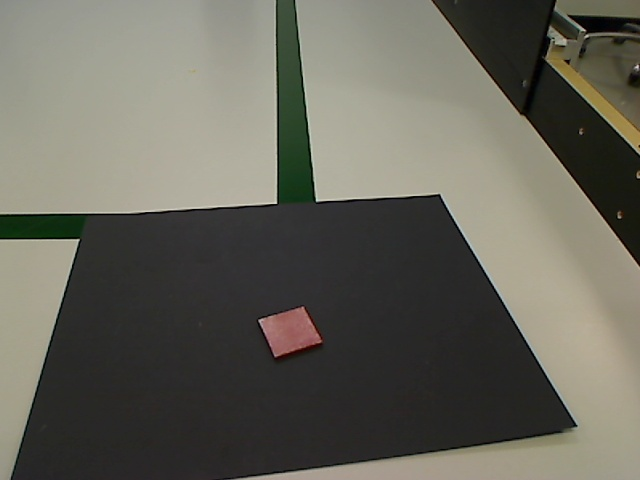
#> input picture PhotoForme/Carree.jpg, 640 x 480 px, given in place of the camera
$ python FormTest.py
#> lines starting #> are read from the running program, lines starting #| are printed output that depends on the picture; after the words box and inside, x2 and y2 are one past the last pixel; in counts of white or black regions, pixels touching at a corner belong together
import cv2
import numpy as np
import imutils
from PIL import Image
import random as rng
def detect(c):
    shape = "unidentified"
    peri = cv2.arcLength(c,True)
    approx = cv2.approxPolyDP(c, 0.04 * peri, True)
    # if the shape is a triangle, it will have 3 vertices
    if len(approx) == 3:
        shape = "triangle"

    # if the shape has 4 vertices, it is either a square or
    # a rectangle
    elif len(approx) == 4:
        # compute the bounding box of the contour and use the
        # bounding box to compute the aspect ratio
        (x, y, w, h) = cv2.boundingRect(approx)
        ar = w / float(h)

        # a square will have an aspect ratio that is approximately
        # equal to one, otherwise, the shape is a rectangle
        shape = "square" if ar >= 0.95 and ar <= 1.05 else "rectangle"

    # if the shape is a pentagon, it will have 5 vertices
    elif len(approx) == 5:
        shape = "pentagon"

    # otherwise, we assume the shape is a circle
    else:
        shape = "circle"

    # return the name of the shape
    return shape

def main():
        capture = cv2.VideoCapture(0)


        ret, frame = capture.read()
#> frame is the input picture: shape (480, 640, 3); mean B, G, R 90.6, 100.7, 102.2
        resized=  imutils.resize(frame,width=300)
        ratio = frame.shape[0]/float(resized.shape[0])
#> ratio = 2.13
        #cv2.imshow('Current', frame)

        gray=cv2.cvtColor(resized,cv2.COLOR_BGR2GRAY)
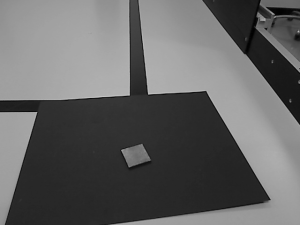
#> gray: shape (225, 300); min 1, max 198, mean 100
        blurred=cv2.GaussianBlur(gray,(5,5),0)
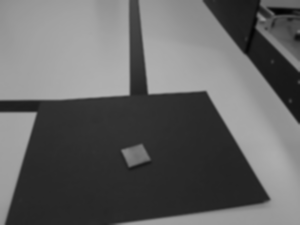
#> blurred: shape (225, 300); min 3, max 178, mean 100
        # [4 lines of commented-out code are left out]
        canny_output = cv2.Canny(resized,60,120)
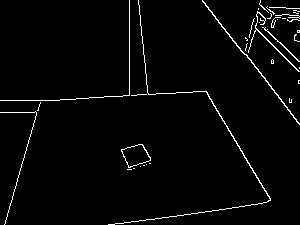
#> canny_output: shape (225, 300); 2.5% white in thin lines or dots
        cv2.imshow('canny',canny_output)
        noyau = np.ones((5,5), np.uint8)
        canny_output_close = cv2.morphologyEx(canny_output, cv2.MORPH_CLOSE, noyau)
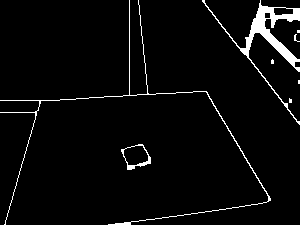
#> canny_output_close: shape (225, 300); 3.8% white; 8 white regions (5 under 20 px)
        cv2.imshow('Fermeture',canny_output_close)
        hierachy = cv2.findContours(canny_output_close,cv2.RETR_TREE,cv2.CHAIN_APPROX_SIMPLE)
        drawing = np.zeros((canny_output_close.shape[0],canny_output_close.shape[1],3),dtype=np.uint8)
        cnts = imutils.grab_contours(hierachy)
#> cnts = 11 contours, 5 with area under 20; largest, box (x1, y1, x2, y2) and area: (202, 0, 300, 125) 1275, (121, 144, 151, 170) 476, (123, 145, 149, 166) 390, (273, 7, 294, 16) 136, (0, 0, 271, 225) 106, (264, 12, 271, 19) 34
        #for i in range(len(contours)):
           # color = (rng.randint(0,256),rng.randint(0,256),rng.randint(0,256))
            #cv2.drawContours(drawing,contours,i,color,2,cv2.LINE_8, hierachy,0)
        for c in cnts:
	# compute the center of the contour, then detect the name of the
	# shape using only the contour
           M = cv2.moments(c)
           if M["m00"] != 0 :
               cX = int((M["m10"] / M["m00"]) * ratio)
               cY = int((M["m01"] / M["m00"]) * ratio)
           else :
               cX, cY = 0, 0
           shape = detect(c)

        # multiply the contour (x, y)-coordinates by the resize ratio,
        # then draw the contours and the name of the shape on the image
           c = c.astype("float")
           c *= ratio
           c = c.astype("int")
           cv2.drawContours(frame, [c], -1, (0, 255, 0), 2)
           cv2.putText(frame, shape, (cX, cY), cv2.FONT_HERSHEY_SIMPLEX,0.5, (255, 255, 255), 2)
           print(shape)
        # show the output image
           cv2.imshow("Image", frame)
#> this loop made 11 passes
#> (c, cX, cY, shape, peri in detect, approx in detect, x in detect, y in detect) on passes 4, 7: ([[635, 170], [635, 177], [637, 177], [637, 170]], 636, 173, 'rectangle', 8, [[298, 80], [298, 83], [299, 83], [299, 80]], 298, 80), ([[633, 64], [633, 68], [637, 68], [637, 64]], 635, 66, 'square', 8, [[297, 30], [297, 32], [299, 32], [299, 30]], 297, 30)
#> (cX, cY, shape, peri in detect, approx in detect, x in detect, y in detect, w in detect) on passes 1, 2, 3, 9, 10: (289, 332, 'rectangle', 95.36, [[142, 144], [121, 149], [127, 169], [150, 163]], 121, 144, 30), (288, 330, 'rectangle', 77.7, [[142, 145], [148, 160], [128, 165], [123, 150]], 123, 145, 26), (618, 214, 'rectangle', 11.41, [[289, 98], [289, 102], [291, 102], [291, 99]], 289, 98, 3), (569, 32, 'square', 21.66, [[264, 13], [269, 12], [270, 17], [265, 18]], 264, 12, 7), (602, 23, 'rectangle', 51.9, [[273, 8], [292, 8], [293, 13], [275, 15]], 273, 8, 21)
#| rectangle
#| rectangle
#| rectangle
#| rectangle
#| pentagon
#| pentagon
#| square
#| circle
#> (further printed lines are left out)
#> pass 1, in main, `cv2.imshow("Image", frame)`:
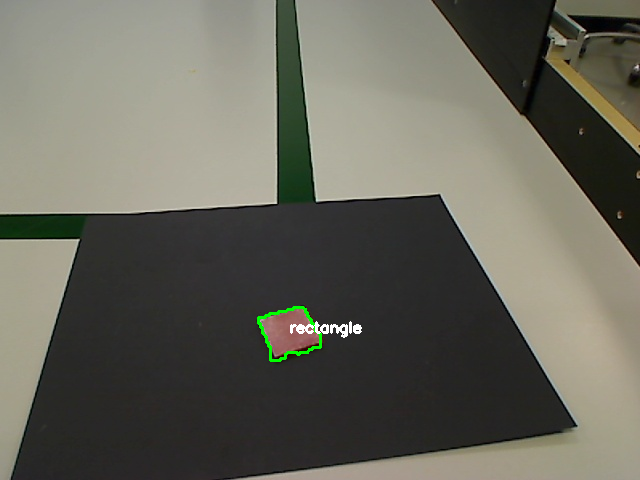
#> window 'Image': shape (480, 640, 3); mean B, G, R 90.8, 101.5, 102.3
#> pass 2, in main, `cv2.imshow("Image", frame)`:
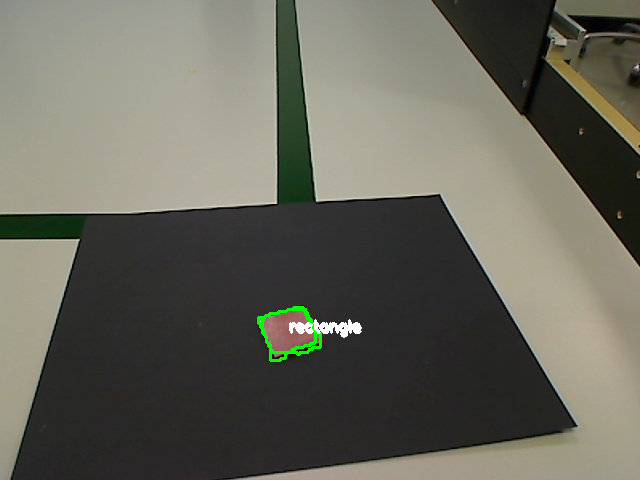
#> window 'Image': shape (480, 640, 3); mean B, G, R 90.9, 101.7, 102.3
#> after the loop:
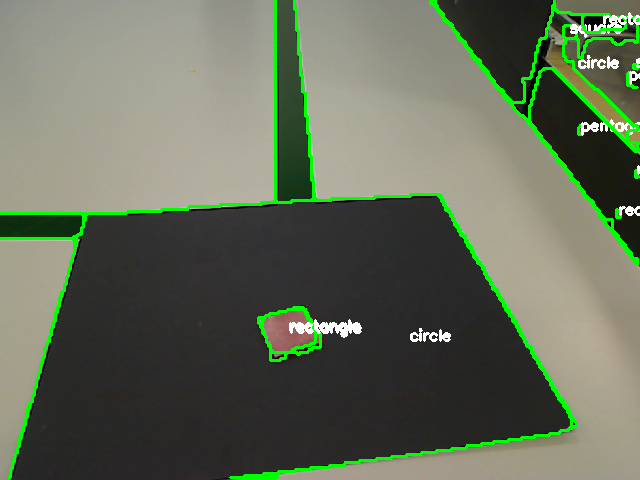
#> frame: shape (480, 640, 3); 4.5% of pixels changed, all inside (x1, y1, x2, y2) = (0, 0, 640, 479)

        cv2.imshow('COntours',drawing)
        cv2.waitKey(0)


if __name__ == "__main__":
   code = main()
